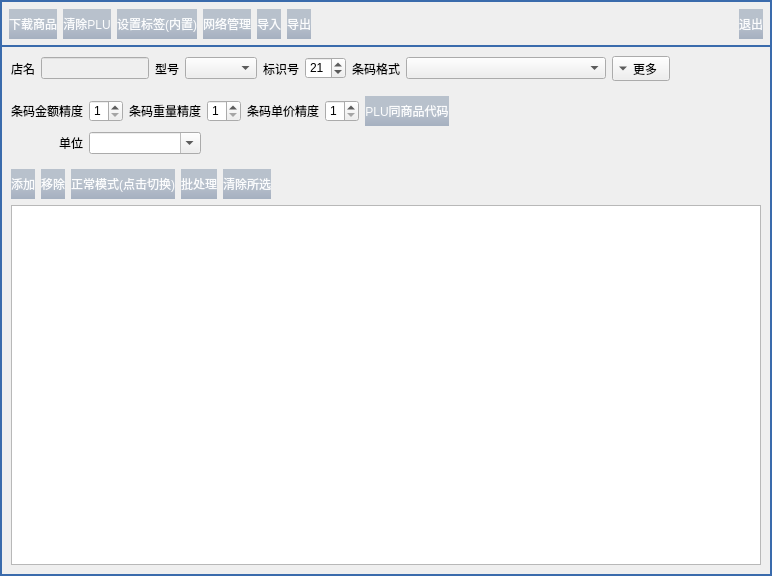
<?xml version="1.0" encoding="UTF-8"?>
<ui version="4.0">
 <class>barscale_main_dialog</class>
 <widget class="QDialog" name="barscale_main_dialog">
  <property name="geometry">
   <rect>
    <x>0</x>
    <y>0</y>
    <width>772</width>
    <height>576</height>
   </rect>
  </property>
  <property name="windowTitle">
   <string>Dialog</string>
  </property>
  <property name="styleSheet">
   <string notr="true">QPushButton{color:#FBFCFD;border-style:none;
background-color: qlineargradient(spread:pad, x1:0, y1:0, x2:0, y2:1, stop:0 rgba(146, 161, 181, 150),stop:0.5 rgba(146, 161, 181, 150), stop:1 rgba(115, 133, 160, 150));
min-height:30px;}
QPushButton:pressed{color:#FBFCFD;border-style:none;
 background-color: qlineargradient(spread:pad, x1:0, y1:0, x2:0, y2:1, stop:0 #648FC3,stop:0.5 #648FC3, stop:1 #3A6BAC);}
QDialog,QFrame#frame{border:2px solid #3A6BAC;}</string>
  </property>
  <property name="outer_stylesheet" stdset="0">
   <string>dialog_hasborder</string>
  </property>
  <layout class="QVBoxLayout" name="verticalLayout_2">
   <property name="leftMargin">
    <number>0</number>
   </property>
   <property name="topMargin">
    <number>0</number>
   </property>
   <property name="rightMargin">
    <number>0</number>
   </property>
   <property name="bottomMargin">
    <number>0</number>
   </property>
   <item>
    <layout class="QHBoxLayout" name="horizontalLayout">
     <property name="leftMargin">
      <number>9</number>
     </property>
     <property name="topMargin">
      <number>9</number>
     </property>
     <property name="rightMargin">
      <number>9</number>
     </property>
     <item>
      <widget class="lds_toolbar_button" name="pushButton">
       <property name="text">
        <string>下载商品</string>
       </property>
       <property name="autoDefault">
        <bool>false</bool>
       </property>
      </widget>
     </item>
     <item>
      <widget class="lds_toolbar_button" name="pushButton_2">
       <property name="text">
        <string>清除PLU</string>
       </property>
       <property name="autoDefault">
        <bool>false</bool>
       </property>
      </widget>
     </item>
     <item>
      <widget class="lds_toolbar_button" name="pushButton_3">
       <property name="text">
        <string>设置标签(内置)</string>
       </property>
       <property name="autoDefault">
        <bool>false</bool>
       </property>
      </widget>
     </item>
     <item>
      <widget class="lds_toolbar_button" name="pushButton_4">
       <property name="text">
        <string>网络管理</string>
       </property>
       <property name="autoDefault">
        <bool>false</bool>
       </property>
      </widget>
     </item>
     <item>
      <widget class="lds_toolbar_button_nowrap" name="pushButton_import">
       <property name="text">
        <string>导入</string>
       </property>
       <property name="icon">
        <iconset resource="../res.qrc">
         <normaloff>:/image/billinit.png</normaloff>:/image/billinit.png</iconset>
       </property>
       <property name="autoDefault">
        <bool>false</bool>
       </property>
      </widget>
     </item>
     <item>
      <widget class="lds_toolbar_button_nowrap" name="pushButton_export">
       <property name="text">
        <string>导出</string>
       </property>
       <property name="icon">
        <iconset resource="../res.qrc">
         <normaloff>:/image/billsave.png</normaloff>:/image/billsave.png</iconset>
       </property>
       <property name="autoDefault">
        <bool>false</bool>
       </property>
      </widget>
     </item>
     <item>
      <spacer name="horizontalSpacer">
       <property name="orientation">
        <enum>Qt::Horizontal</enum>
       </property>
       <property name="sizeHint" stdset="0">
        <size>
         <width>40</width>
         <height>20</height>
        </size>
       </property>
      </spacer>
     </item>
     <item>
      <widget class="lds_toolbar_button_nowrap" name="pushButton_5">
       <property name="text">
        <string>退出</string>
       </property>
       <property name="icon">
        <iconset resource="../res.qrc">
         <normaloff>:/image/exit.png</normaloff>:/image/exit.png</iconset>
       </property>
       <property name="autoDefault">
        <bool>false</bool>
       </property>
      </widget>
     </item>
    </layout>
   </item>
   <item>
    <widget class="QFrame" name="frame">
     <property name="frameShape">
      <enum>QFrame::StyledPanel</enum>
     </property>
     <property name="frameShadow">
      <enum>QFrame::Raised</enum>
     </property>
     <layout class="QVBoxLayout" name="verticalLayout">
      <item>
       <layout class="QHBoxLayout" name="horizontalLayout_2" stretch="0,0,0,0,0,0,0,0,0,0,1">
        <item>
         <widget class="QLabel" name="label">
          <property name="text">
           <string>店名</string>
          </property>
          <property name="alignment">
           <set>Qt::AlignRight|Qt::AlignTrailing|Qt::AlignVCenter</set>
          </property>
         </widget>
        </item>
        <item>
         <widget class="QLineEdit" name="lineEdit_shopname">
          <property name="enabled">
           <bool>false</bool>
          </property>
         </widget>
        </item>
        <item>
         <widget class="QLabel" name="label_43">
          <property name="text">
           <string>型号</string>
          </property>
          <property name="alignment">
           <set>Qt::AlignRight|Qt::AlignTrailing|Qt::AlignVCenter</set>
          </property>
         </widget>
        </item>
        <item>
         <widget class="QComboBox" name="comboBox_barcode_scaletypes"/>
        </item>
        <item>
         <widget class="QLabel" name="label_24">
          <property name="text">
           <string>标识号</string>
          </property>
          <property name="alignment">
           <set>Qt::AlignRight|Qt::AlignTrailing|Qt::AlignVCenter</set>
          </property>
         </widget>
        </item>
        <item>
         <widget class="QSpinBox" name="spinBox_barcode_scaleflag">
          <property name="minimum">
           <number>11</number>
          </property>
          <property name="value">
           <number>21</number>
          </property>
         </widget>
        </item>
        <item>
         <widget class="QLabel" name="label_46">
          <property name="text">
           <string>条码格式</string>
          </property>
          <property name="alignment">
           <set>Qt::AlignRight|Qt::AlignTrailing|Qt::AlignVCenter</set>
          </property>
         </widget>
        </item>
        <item>
         <widget class="QComboBox" name="comboBox_barcode_scalebarcodetype">
          <property name="minimumSize">
           <size>
            <width>200</width>
            <height>0</height>
           </size>
          </property>
         </widget>
        </item>
        <item>
         <widget class="QToolButton" name="toolButton_other">
          <property name="text">
           <string>更多</string>
          </property>
          <property name="toolButtonStyle">
           <enum>Qt::ToolButtonTextBesideIcon</enum>
          </property>
          <property name="arrowType">
           <enum>Qt::DownArrow</enum>
          </property>
         </widget>
        </item>
        <item>
         <spacer name="horizontalSpacer_5">
          <property name="orientation">
           <enum>Qt::Horizontal</enum>
          </property>
          <property name="sizeHint" stdset="0">
           <size>
            <width>40</width>
            <height>20</height>
           </size>
          </property>
         </spacer>
        </item>
        <item>
         <spacer name="horizontalSpacer_2">
          <property name="orientation">
           <enum>Qt::Horizontal</enum>
          </property>
          <property name="sizeHint" stdset="0">
           <size>
            <width>40</width>
            <height>20</height>
           </size>
          </property>
         </spacer>
        </item>
       </layout>
      </item>
      <item>
       <widget class="QFrame" name="frame_other">
        <property name="frameShape">
         <enum>QFrame::NoFrame</enum>
        </property>
        <property name="frameShadow">
         <enum>QFrame::Raised</enum>
        </property>
        <layout class="QGridLayout" name="gridLayout">
         <property name="leftMargin">
          <number>0</number>
         </property>
         <property name="rightMargin">
          <number>0</number>
         </property>
         <item row="0" column="2">
          <widget class="QLabel" name="label_4">
           <property name="text">
            <string>条码重量精度</string>
           </property>
          </widget>
         </item>
         <item row="0" column="4">
          <widget class="QLabel" name="label_5">
           <property name="text">
            <string>条码单价精度</string>
           </property>
          </widget>
         </item>
         <item row="0" column="8">
          <spacer name="horizontalSpacer_4">
           <property name="orientation">
            <enum>Qt::Horizontal</enum>
           </property>
           <property name="sizeHint" stdset="0">
            <size>
             <width>40</width>
             <height>20</height>
            </size>
           </property>
          </spacer>
         </item>
         <item row="0" column="3">
          <widget class="QSpinBox" name="spinBox_precision_weight">
           <property name="minimum">
            <number>1</number>
           </property>
           <property name="maximum">
            <number>5</number>
           </property>
          </widget>
         </item>
         <item row="0" column="1">
          <widget class="QSpinBox" name="spinBox_precision_amount">
           <property name="minimum">
            <number>1</number>
           </property>
           <property name="maximum">
            <number>5</number>
           </property>
          </widget>
         </item>
         <item row="0" column="5">
          <widget class="QSpinBox" name="spinBox_precision_price">
           <property name="minimum">
            <number>1</number>
           </property>
           <property name="maximum">
            <number>5</number>
           </property>
          </widget>
         </item>
         <item row="0" column="0">
          <widget class="QLabel" name="label_3">
           <property name="text">
            <string>条码金额精度</string>
           </property>
          </widget>
         </item>
         <item row="1" column="0">
          <widget class="QLabel" name="label_unitno">
           <property name="text">
            <string>单位</string>
           </property>
           <property name="alignment">
            <set>Qt::AlignRight|Qt::AlignTrailing|Qt::AlignVCenter</set>
           </property>
          </widget>
         </item>
         <item row="1" column="1" colspan="2">
          <widget class="QComboBox" name="comboBox_unitno">
           <property name="editable">
            <bool>true</bool>
           </property>
          </widget>
         </item>
         <item row="0" column="6">
          <widget class="QPushButton" name="pushButton_plu_keep_code">
           <property name="text">
            <string>PLU同商品代码</string>
           </property>
          </widget>
         </item>
        </layout>
       </widget>
      </item>
      <item>
       <layout class="QHBoxLayout" name="horizontalLayout_3" stretch="0,0,0,0,0,0">
        <item>
         <widget class="lds_toolbar_button_nowrap" name="pushButton_add">
          <property name="text">
           <string>添加</string>
          </property>
          <property name="icon">
           <iconset resource="../res.qrc">
            <normaloff>:/image/add.png</normaloff>:/image/add.png</iconset>
          </property>
         </widget>
        </item>
        <item>
         <widget class="lds_toolbar_button_nowrap" name="pushButton_remove">
          <property name="text">
           <string>移除</string>
          </property>
          <property name="icon">
           <iconset resource="../res.qrc">
            <normaloff>:/image/printremove.png</normaloff>:/image/printremove.png</iconset>
          </property>
         </widget>
        </item>
        <item>
         <widget class="lds_toolbar_button" name="pushButton_switch_mode">
          <property name="text">
           <string>正常模式(点击切换)</string>
          </property>
         </widget>
        </item>
        <item>
         <widget class="lds_toolbar_button" name="pushButton_allcontrol">
          <property name="text">
           <string>批处理</string>
          </property>
         </widget>
        </item>
        <item>
         <widget class="lds_toolbar_button" name="pushButton_clearsection">
          <property name="text">
           <string>清除所选</string>
          </property>
         </widget>
        </item>
        <item>
         <spacer name="horizontalSpacer_3">
          <property name="orientation">
           <enum>Qt::Horizontal</enum>
          </property>
          <property name="sizeHint" stdset="0">
           <size>
            <width>40</width>
            <height>20</height>
           </size>
          </property>
         </spacer>
        </item>
       </layout>
      </item>
      <item>
       <widget class="QTableView" name="tableView"/>
      </item>
     </layout>
    </widget>
   </item>
  </layout>
 </widget>
 <customwidgets>
  <customwidget>
   <class>lds_toolbar_button</class>
   <extends>QPushButton</extends>
   <header>lds_toolbar_button.h</header>
  </customwidget>
  <customwidget>
   <class>lds_toolbar_button_nowrap</class>
   <extends>QPushButton</extends>
   <header>lds_toolbar_button_nowrap.h</header>
  </customwidget>
 </customwidgets>
 <resources>
  <include location="../res.qrc"/>
 </resources>
 <connections/>
</ui>
